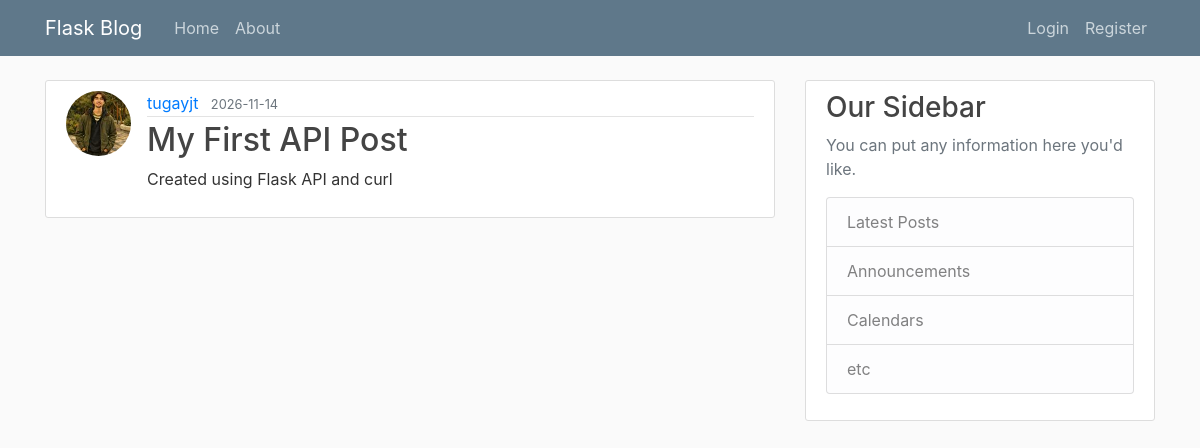
The page /post/25 on the database its author committed.
### flaskblog/models.py (models this page shows, shortened)
class User(db.Model, UserMixin):
    id = db.Column(db.Integer, primary_key=True)
    username = db.Column(db.String(20), unique=True, nullable=False)
    email = db.Column(db.String(120), unique=True, nullable=False)
    image_file = db.Column(db.String(20), nullable=False, default='default.jpg')
    password = db.Column(db.String(60), nullable=False)
    posts = db.relationship('Post', backref='author', lazy=True)

class Post(db.Model):
    id = db.Column(db.Integer, primary_key=True)
    title = db.Column(db.String(100), nullable=False)
    date_posted = db.Column(db.DateTime, nullable=False, default=datetime.utcnow)
    content = db.Column(db.Text, nullable=False)
    user_id = db.Column(db.Integer, db.ForeignKey('user.id'), nullable=False)

### flaskblog/posts/routes.py (the view)
@posts.route("/post/<int:post_id>")
def post(post_id):
    post = Post.query.get_or_404(post_id)
    return render_template('post.html', title=post.title, post=post)

### flaskblog/templates/post.html (shortened to what this page needs)
{% extends "layout.html" %}
{% block content %}
  <article class="media content-section">
    <img class="rounded-circle article-img" src="{{ url_for('static', filename='profile_pics/' + post.author.image_file) }}">
    <div class="media-body">
      <div class="article-metadata">
        <a class="mr-2" href="{{ url_for('users.user_posts', username=post.author.username) }}">{{ post.author.username }}</a>
        <small class="text-muted">{{ post.date_posted.strftime('%Y-%m-%d') }}</small>
      </div>
      <h2 class="article-title">{{ post.title }}</h2>
      <p class="article-content">{{ post.content }}</p>
    </div>
  </article>
{% endblock content %}

### flaskblog/static/main.css (style rules this page uses)
body { background: #fafafa; color: #333333; margin-top: 5rem; }
h1, h2, h3, h4, h5, h6 { color: #444444; }
.content-section { background: #ffffff; padding: 10px 20px; border: 1px solid #dddddd; border-radius: 3px; margin-bottom: 20px; }
.article-title { color: #444444; }
.article-content { white-space: pre-line; }
.article-img { height: 65px; width: 65px; margin-right: 16px; }
.article-metadata { padding-bottom: 1px; margin-bottom: 4px; border-bottom: 1px solid #e3e3e3 }

### rows shown on the page
User: image_file (picture), author.username "tugayjt"
Post: date_posted "2026-11-14", title "My First API Post", content "Created using Flask API and curl"
